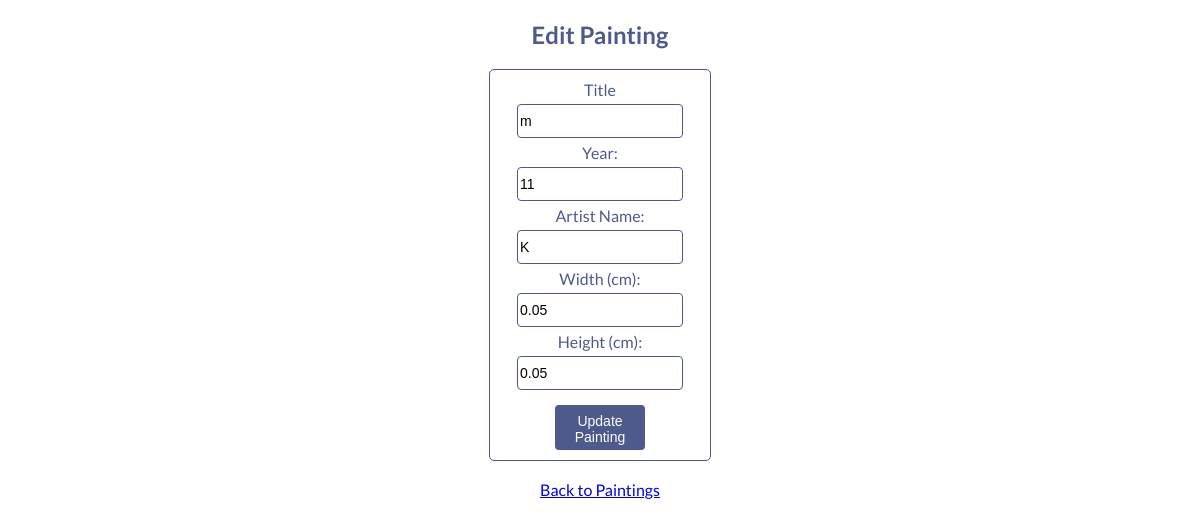
Screenshot of /pubic/edit_painting.php?id=3 with the database file from the repository.
### tables this page shows
CREATE TABLE IF NOT EXISTS `paintings` (
  `id_painting` int NOT NULL AUTO_INCREMENT,
  `title` varchar(255) NOT NULL,
  `year` int NOT NULL,
  `artist_name` varchar(255) DEFAULT NULL,
  `width` decimal(5,2) DEFAULT NULL,
  `height` decimal(5,2) DEFAULT NULL,
  PRIMARY KEY (`id_painting`)
);

### src/Models/Painting.php (called while the page is built, shortened)
<?php
class Painting {
    private $pdo;
    public function __construct($pdo) {
        $this->pdo = $pdo;
    }
    public function getById($id) {
        $stmt = $this->pdo->prepare("SELECT * FROM paintings WHERE id_painting=?");
        $stmt->execute([$id]);
        return $stmt->fetch(PDO::FETCH_ASSOC);
    }
}
?>

### pubic/edit_painting.php (the view, shortened to what this page needs)
<?php
require_once '../src/Models/Painting.php';
$db = new Database();
$pdo = $db->getConnection();
$painting = new Painting($pdo);
$id = $_GET['id'] ?? null;
$currentPainting = $painting->getById($id);
?>
<!DOCTYPE html>
<html lang="en">
<head>
    <link rel="stylesheet" href="assets/css/styles.css">
</head>
<body>
    <h2>Edit Painting</h2>
    <form method="POST">
        <label>Title</label>
        <input type="text" name="title" value="<?= htmlspecialchars($currentPainting['title']) ?>" required>
        <label>Year:</label>
        <input type="number" name="year" value="<?= htmlspecialchars($currentPainting['year']) ?>" required>
        <label>Artist Name:</label>
        <input type="text" name="artist_name" value="<?= htmlspecialchars($currentPainting['artist_name']) ?>">
        <label>Width (cm):</label>
        <input type="number" step="0.01" name="width" value="<?= htmlspecialchars($currentPainting['width']) ?>">
        <label>Height (cm):</label>
        <input type="number" step="0.01" name="height" value="<?= htmlspecialchars($currentPainting['height']) ?>">
        <button type="submit">Update Painting</button>
    </form>
    <br>
    <a href="paintings.php">Back to Paintings</a>
</body>
</html>

### pubic/assets/css/styles.css (style rules this page uses)
body { font-family: 'Lato', sans-serif; background-color: #FFFFFF; color: #4E598C; text-align: center; }
form { max-width: 200px; margin: auto; padding: 10px; border: 1px solid #4E598C; border-radius: 5px; background: #FFFFFF; }
input { margin: 5px 0; font-size: 14px; border: 1px solid #4E598C; border-radius: 4px; width: 160px; height: 30px; }
button { width: 90px; height: 45px; padding: 8px; margin-top: 10px; background-color: #4E598C; color: white; border: none; border-radius: 4px; cursor: pointer; font-size: 14px; }

### rows the page displays
paintings: title "m", year "11", artist_name "K", width "0.05", height "0.05"
